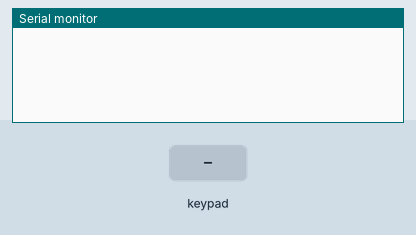
Simulated run of this sketch. Board: Arduino Uno, built with avr-gcc and run on an emulated ATmega328P. Shown: the last lines printed to the serial monitor. Wiring (inferred from the names in the program): 4×3 keypad with keys 1 2 3 4 5 6 7 8 9 * 0 # (labels assumed): rows pin 12, pin 13, pin 14, pin 15; columns pin 5, pin 4, pin 2. The test bench sets the inputs (shaded band).

Above: at 1.2 s.
1.3 s: key '1' pressed
At 1.8 s:
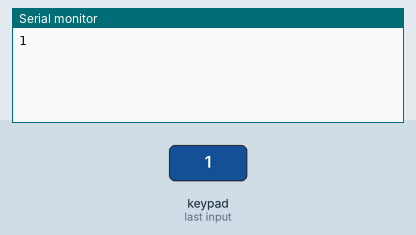
2.8 s: keypad keys 1 2 # pressed 0.4 s apart
At 4.1 s:
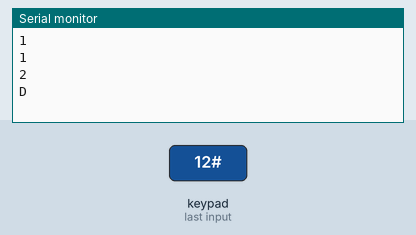
5.5 s: key '3' pressed
At 6.2 s:
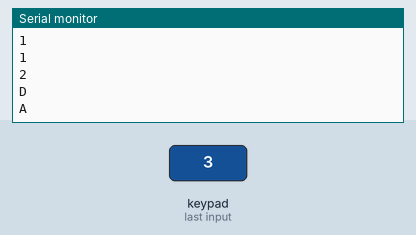
7.0 s: keypad keys 1 2 * pressed 0.4 s apart
At 9.0 s:
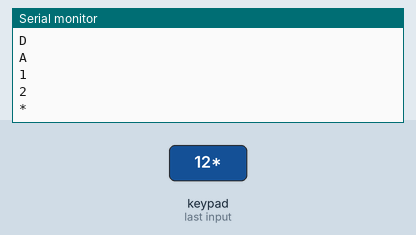
9.7 s: key '6' pressed
At 10.9 s:
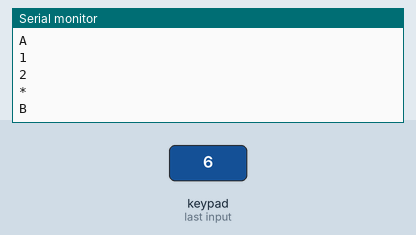
11.2 s: key '9' pressed
At 11.6 s:
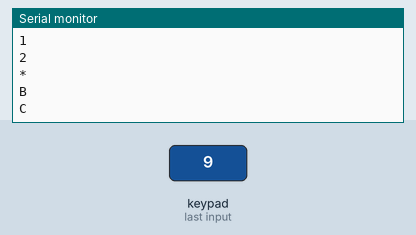

The sketch:

Keypad_test_2.ino
```cpp
const byte ROWS = 4; // Four rows
const byte COLS = 4; // Four columns


// Define the Keymap
char keys[ROWS][COLS] =
{
  {'1','2','3','A'},
  {'4','5','6','B'},
  {'7','8','9','C'},
  {'*','0','#','D'}
};

int rows[4] = {12,13,14,15};


int cols[4] = {5,4,0,2};


int row = 0;
int col =0;

void setup()
{
  for (int i = 0; i < 4; i++){
     pinMode(cols[i], OUTPUT);
  }
  for (int i = 0; i < 4; i++){
     pinMode(rows[i], INPUT_PULLUP);
  }

  Serial.begin(9600);
}

void loop()
{ // Efter test av alla rows visar sig knapparna # och D (3 och 4 i rad 4)funka som förväntat, resten inte.
  // Varje gång man trycker på antingen knapp 3 eller knapp 4 i en rad aktiveras raden, men den stängs inte av förrän man trycker på antingen knapp 1 eller 2 i samma rad. undantaget är rad 4.
  // Col 1 visar High som default, eller hoppar mellan de två värdena frantically om man inte trycker någonting. hela column 1 visar low, på det sättet man vil att de ska göra, men knappen 0 visar också detta värde, varför vet jag inte.

  for (int i = 0; i < 4; i++){
     digitalWrite(cols[i], LOW);
     for (int y = 0; y < 4; y++){
      if (digitalRead(rows[y]) == LOW){
        Serial.println(keys[y][i]);
        delay(200);
      }
     }
     digitalWrite(cols[i], HIGH);
     delay(10);
  }


  }
```

Measured:
- after the input at 1.3 s, the serial monitor: prints a new line at once (image 1)
- after the input at 2.8 s, the serial monitor: prints a new line after 0.42 s (image 2)
- after the input at 5.5 s, the serial monitor: prints a new line at once (image 3)
- after the input at 7.0 s, the serial monitor: prints a new line at once (image 4)
- after the input at 9.7 s, the serial monitor: prints a new line at once (image 5)
- after the input at 11.2 s, the serial monitor: prints a new line at once (image 6)
